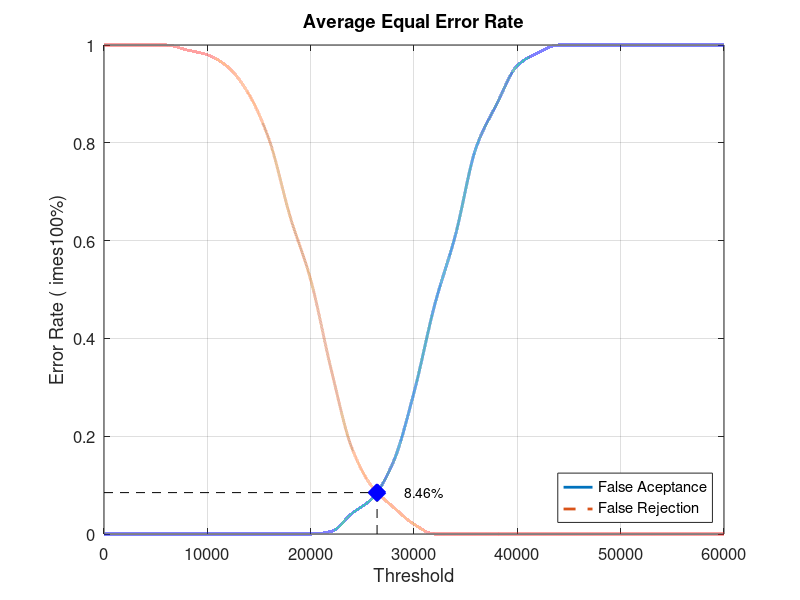
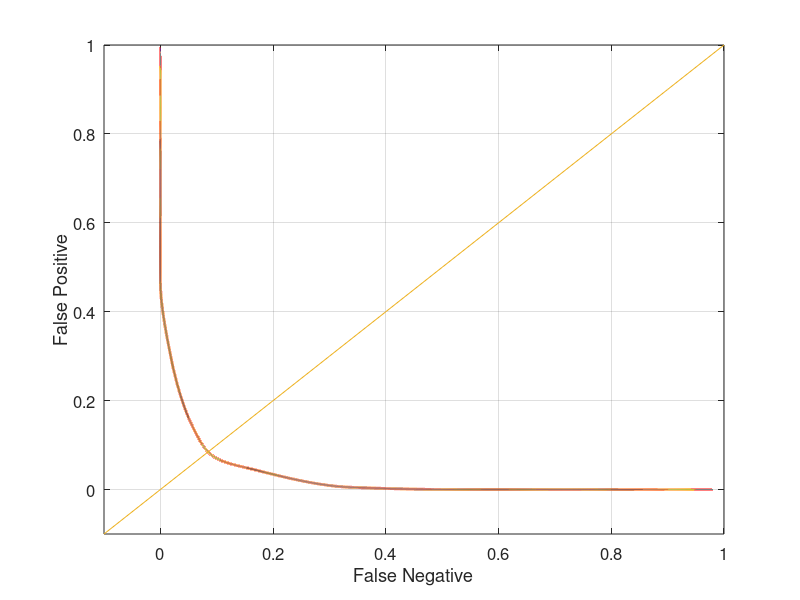

Reproduce these figures in MATLAB, in order.
close all;
clear;
clc;
x = 0:2000:60000;
xq = 0:0.5:60000;

y0 = [0 0 0 0 0 0 0 0 0 0 0 0.00526316 0.0421053 0.0736842 0.147368 0.289474 0.468421 0.610526 0.789474 0.878947 0.957895 0.984211 1 1 1 1 1 1 1 1 1]
yy0 = interp1(x, y0, xq, 'pchip');
y1 = [1 1 1 1 0.99 0.98 0.955 0.9 0.805 0.65 0.52 0.335 0.175 0.095 0.055 0.02 0 0 0 0 0 0 0 0 0 0 0 0 0 0 0]
yy1 = interp1(x, y1, xq, 'pchip');

% Calculating EER: 
y2 = abs(y0 - y1);
find(y2 == min(y2))
yy2 = abs(yy0 - yy1);
xEER = find(yy2 == min(yy2));
xEERIndex = xq(xEER) % X-axis EER
yEER = yy0(xEER) % Y-axis EER

main = figure
plot(xq, yy0,'-','LineWidth', 2);	hold on
plot(xq, yy1,'--','LineWidth', 2);	hold on
plot([xEERIndex xEERIndex], [0 yEER], 'k--');	hold on
plot([0 xEERIndex], [yEER yEER], 'k--');	hold on
plot(xEERIndex, yEER, 'bx', 'LineWidth', 10);	hold on
text(xEERIndex + 10 * xEERIndex / 100, yEER, [num2str(round((10000 * yEER)) / 100) '%'])
legend('False Aceptance', 'False Rejection', 'Location', 'SouthEast')
xlabel('Threshold')
ylabel('Error Rate (	imes100%)')
title('Average Equal Error Rate')
set(gca, 'FontSize', 12)
axis([0 60000 0 1])
grid on

print(main, 'Database2_2Main', '-dpng');
FNRxFPR = figure('Color', [1 1 1]);
plot(yy1, yy0, '-', yy1, yy0, 'LineWidth', 2);
hold on
y = -0.1:0.1:1
plot(y, y); 
set(gca, 'FontSize', 12)
xlabel('False Negative')
ylabel('False Positive')
axis([-0.1 1 -0.1 1])
set(gca, 'FontSize', 12)
grid on

print(FNRxFPR, 'Database2_2FNRxFPR','-dpng');
